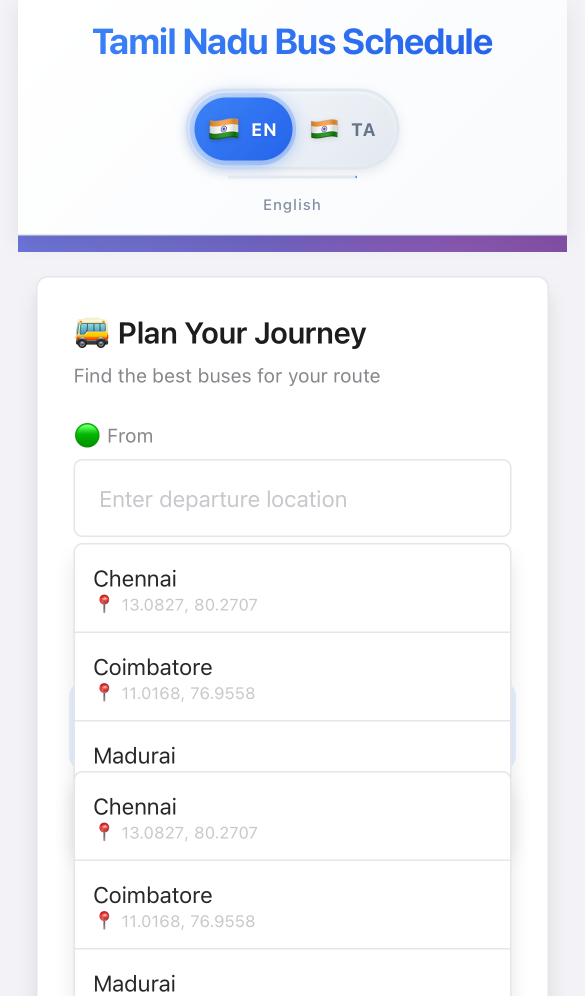
#> input picture frontend/playwright-report/data/00ec6ba758803ccfbc8c00fdbe2f2486f01100f7.png, 1170 x 1992 px (shown at 1/2 size); its folder holds only this picture in this run
$ python -i improved_ocr_preprocessing.py   (imports and definitions only)   (older library calls are emulated)
#> lines starting #> are read from the running program, lines starting #| are printed output that depends on the picture; after the words box and inside, x2 and y2 are one past the last pixel; in counts of white or black regions, pixels touching at a corner belong together
#> further down, picture is the input picture: shape (1992, 1170, 3); mean B, G, R 248.2, 243.9, 242.7
#!/usr/bin/env python3
"""
Improved OCR Preprocessing Module
==================================
Drop-in replacement for image preprocessing with better extraction quality.

Usage:
    from improved_ocr_preprocessing import ImprovedOCRProcessor

    processor = ImprovedOCRProcessor()
    text = processor.process_image('./bus_timetable.jpg', debug=True)
"""

import cv2
import numpy as np
import pytesseract
import logging
from PIL import Image, ImageEnhance
from pathlib import Path
from typing import Optional, Tuple, Dict
import re

# [1 line not run here, left out]
logger = logging.getLogger(__name__)


class ImageQualityAssessment:
    """Assess image quality for OCR suitability."""

    # [40 lines left out: function assess, not called in this run]


class AdvancedPreprocessing:
    """Advanced image preprocessing for OCR."""

    @staticmethod
    def rotate_correct(image: np.ndarray) -> np.ndarray:
        """Auto-detect and correct image rotation."""
        gray = cv2.cvtColor(image, cv2.COLOR_BGR2GRAY) if len(image.shape) == 3 else image
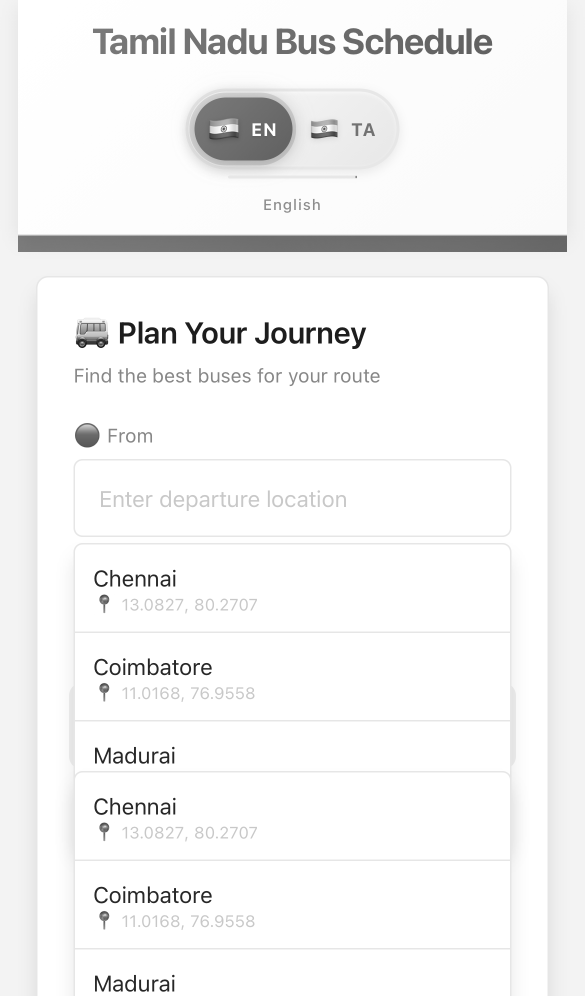
#> gray: shape (1992, 1170) (shown at 1/2 size); min 7, max 255, mean 244.1

        # Detect edges
        edges = cv2.Canny(gray, 50, 150)
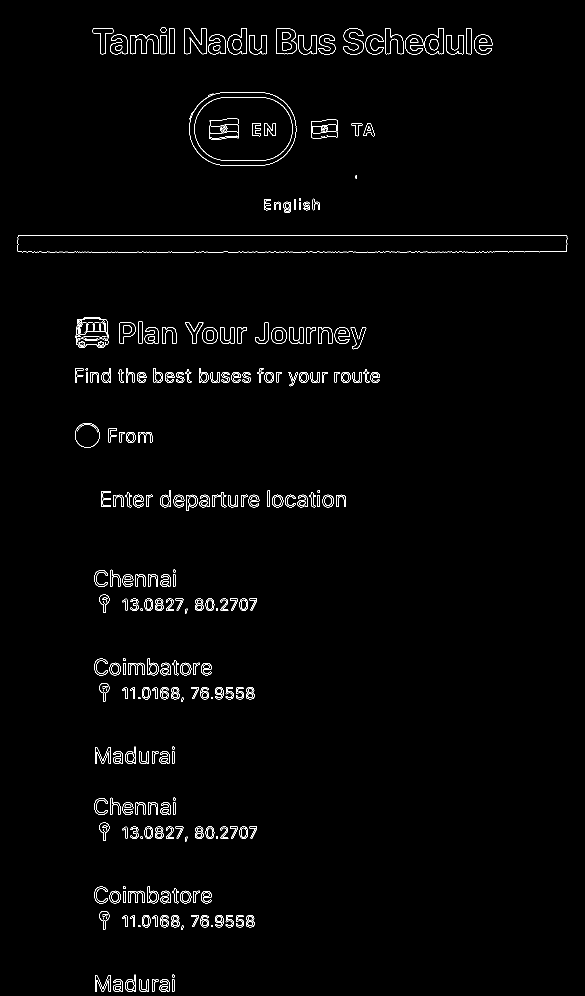
#> edges: shape (1992, 1170) (shown at 1/2 size); 1.4% white in thin lines or dots

        # Find contours
        contours, _ = cv2.findContours(edges, cv2.RETR_EXTERNAL, cv2.CHAIN_APPROX_SIMPLE)
#> contours = 263 contours, 69 with area under 20; largest, box (x1, y1, x2, y2) and area: (35, 470, 1135, 505) 36640, (378, 185, 593, 331) 26569, (150, 846, 199, 895) 1891, (553, 56, 594, 109) 1823, (686, 56, 728, 109) 1207

        if not contours:
            return image

        # Get largest contour
        cnt = max(contours, key=cv2.contourArea)
#> cnt = contour of 821 points, box (x1, y1, x2, y2) (35, 470, 1135, 505), area 36640
        rect = cv2.minAreaRect(cnt)
#> rect = ((584.5, 487), (34, 1099), -90)
        angle = rect[-1]
#> angle = -90

        # Fix angle orientation
        if angle < -45:
            angle = 90 + angle
#> angle = 0
        elif angle > 45:
            angle = angle - 90

        # Only rotate if significant
        if abs(angle) < 0.5:
            return image

        logger.info(f"Rotating image by {angle:.1f}°")

        # Apply rotation
        (h, w) = gray.shape[:2]
        center = (w // 2, h // 2)
        M = cv2.getRotationMatrix2D(center, angle, 1.0)
        rotated = cv2.warpAffine(image, M, (w, h),
                                flags=cv2.INTER_CUBIC,
                                borderMode=cv2.BORDER_REPLICATE)

        return rotated

    # [82 lines left out: functions denoise, upscale, adaptive_threshold, morphological_cleanup, not called in this run]


class TextCleaning:
    """Post-OCR text cleaning."""

    # Common OCR character confusions
    CHARACTER_MAP = {
        'O': '0', 'o': '0',  # O→0 (letter to number)
        'l': '1', 'I': '1', '|': '1',  # l, I → 1
        'Z': '2', 'z': '2',  # Z→2
        'S': '5', 's': '5',  # S→5
        'G': '9', 'g': '9',  # G→9
        'B': '8', 'b': '8',  # B→8
    }

    # Common city name corrections
    CITY_MAP = {
        'CHENNA': 'CHENNAI',
        'CENNAI': 'CHENNAI',
        'COIMNATORE': 'COIMBATORE',
        'COIMBATCRE': 'COIMBATORE',
        'COIMBATORE': 'COIMBATORE',
        'MADUA': 'MADURAI',
        'MADURAJ': 'MADURAI',
        'MADURAI': 'MADURAI',
        'TRICHY': 'TRICHY',
        'TRICHV': 'TRICHY',
        'SALEM': 'SALEM',
        'ERODE': 'ERODE',
        'VELLORE': 'VELLORE',
        'BANGALORE': 'BANGALORE',
        'PUDUCHERRY': 'PUDUCHERRY',
        'PONDICHERRY': 'PUDUCHERRY',
    }

    # [58 lines left out: functions clean_text, extract_times, not called in this run]


class ImprovedOCRProcessor:
    """Complete improved OCR pipeline."""

    # [119 lines left out: functions __init__, process_image, process_batch, not called in this run]


# Example usage
# [10 lines not run here, left out]

>>> import cv2
>>> picture = cv2.imread('frontend/playwright-report/data/00ec6ba758803ccfbc8c00fdbe2f2486f01100f7.png')
>>> result = AdvancedPreprocessing().rotate_correct(picture)

$ run again, on frontend/playwright-report/data/01ecd32c4af2136875286c1f8f6b35efc40034ae.png
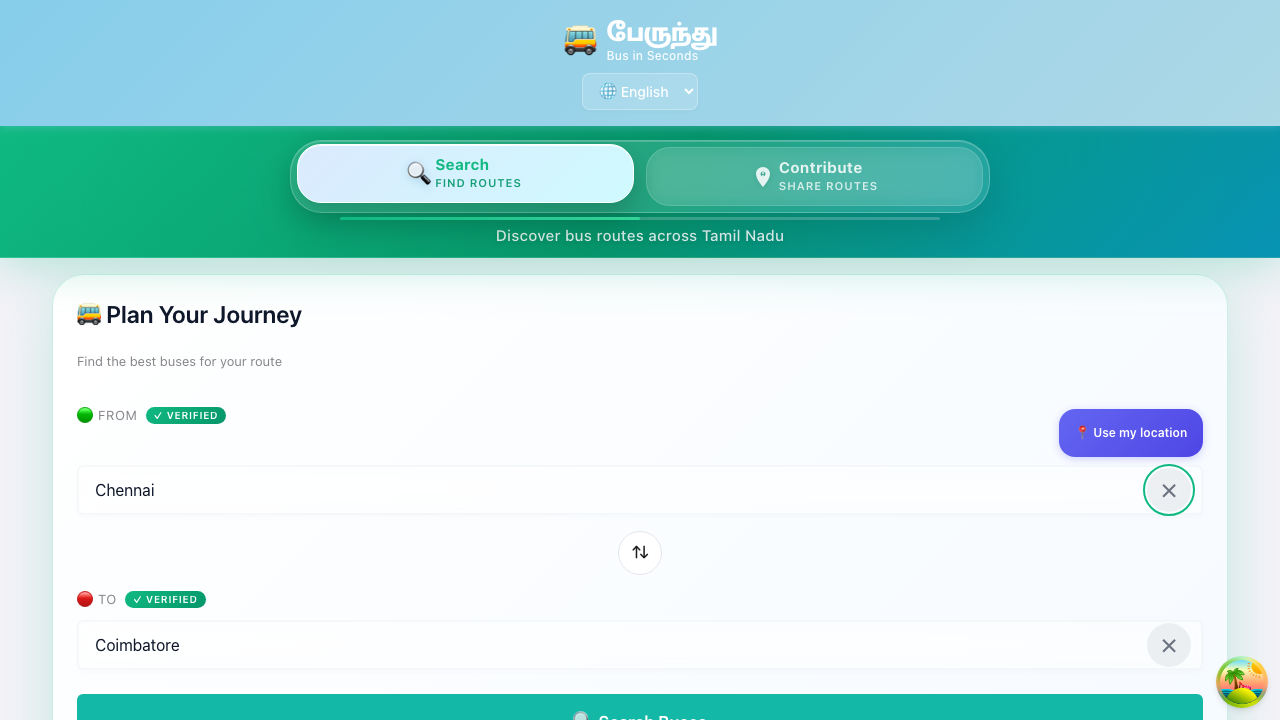
#> input picture frontend/playwright-report/data/01ecd32c4af2136875286c1f8f6b35efc40034ae.png, 1280 x 720 px
#> picture is the input picture: shape (720, 1280, 3); mean B, G, R 226, 224.9, 184.1
#> in rotate_correct, `gray = cv2.cvtColor(image, cv2.COLOR_BGR2GRAY) if len(image.shape) == ..`:
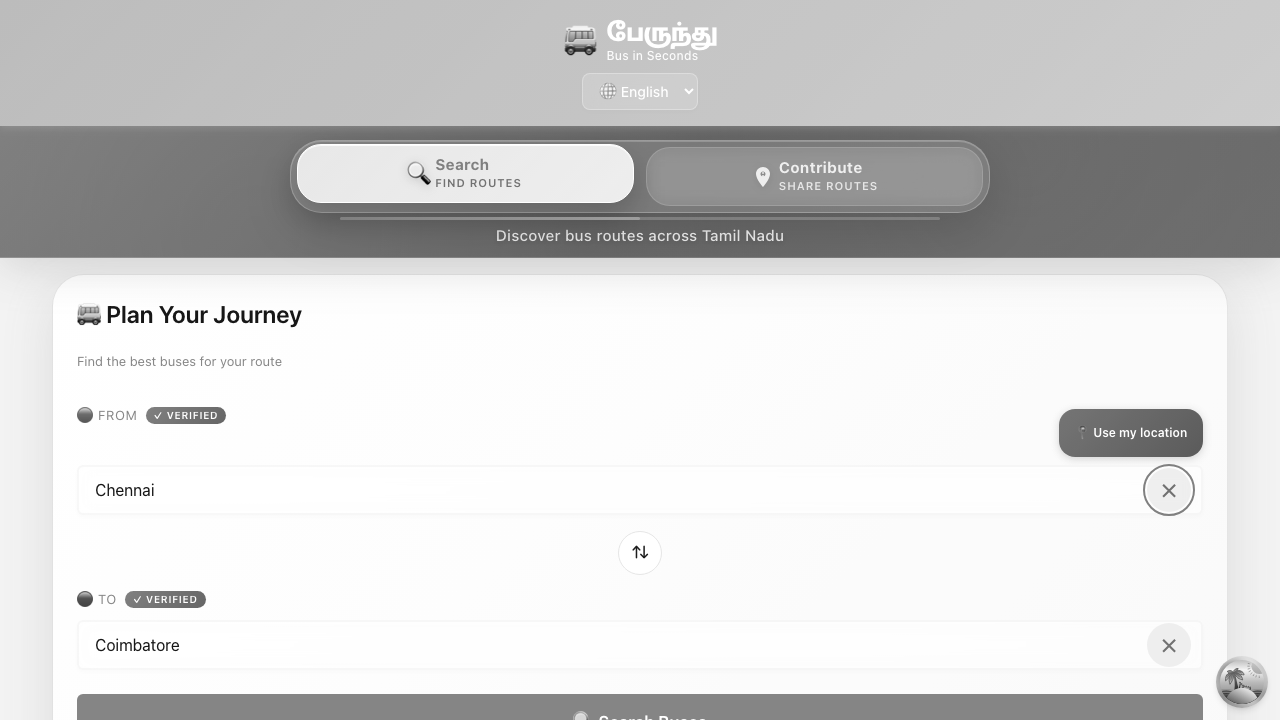
#> gray: shape (720, 1280); min 0, max 255, mean 212.9
#> in rotate_correct, `edges = cv2.Canny(gray, 50, 150)`:
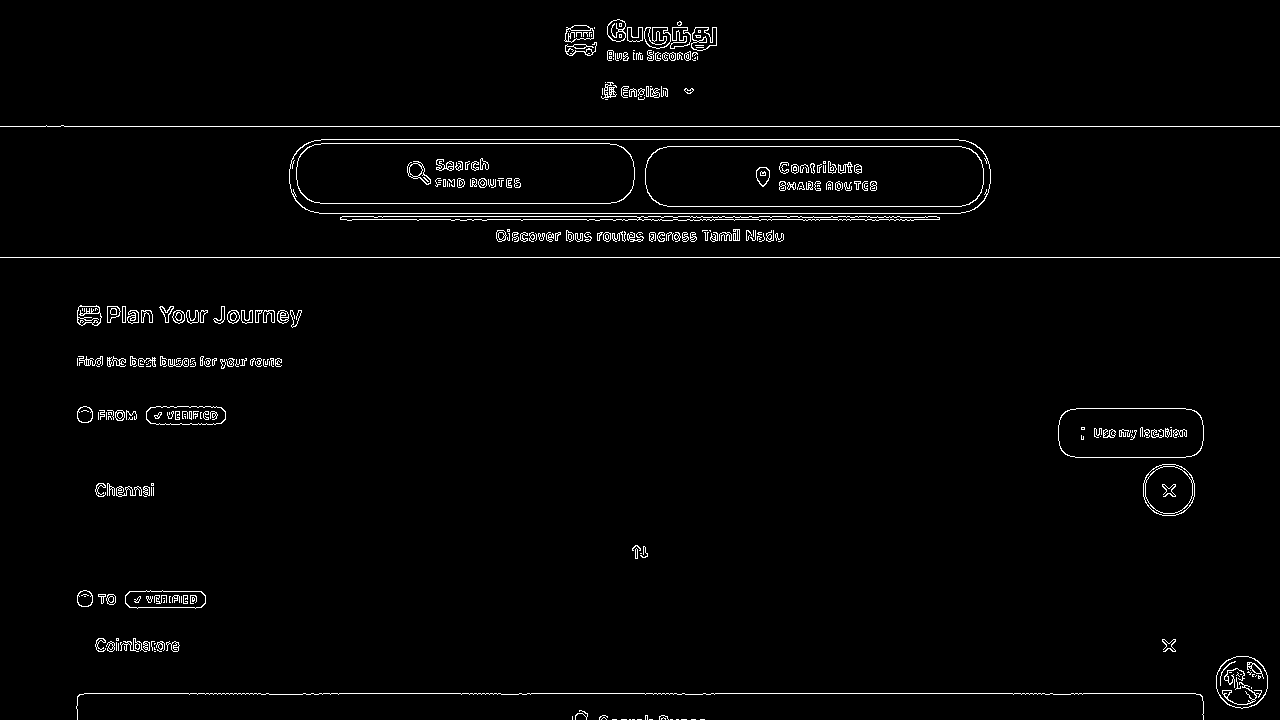
#> edges: shape (720, 1280); 2% white in thin lines or dots
#> contours = 211 contours, 133 with area under 20; largest, box (x1, y1, x2, y2) and area: (289, 139, 991, 214) 50917, (1058, 408, 1204, 458) 6814, (1143, 464, 1195, 516) 2133, (1216, 656, 1268, 709) 2126, (340, 216, 940, 221) 1744
#> cnt = contour of 100 points, box (x1, y1, x2, y2) (289, 139, 991, 214), area 50917
#> rect = ((639.5, 176), (74, 701), -90)
#> in rotate_correct, `angle = rect[-1]`: angle = -90
#> in rotate_correct, `angle = 90 + angle`: angle = 0
